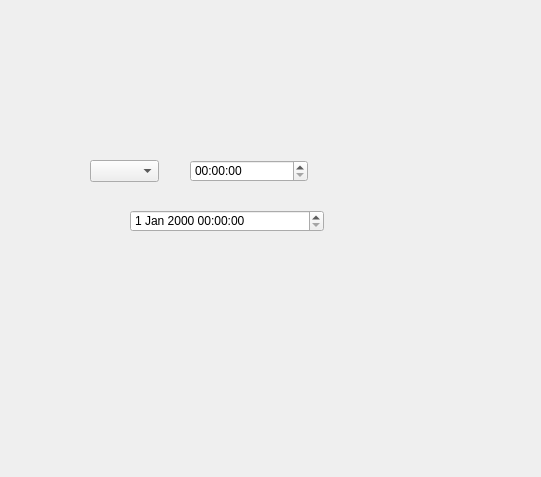
<?xml version="1.0" encoding="UTF-8"?>
<ui version="4.0">
 <class>Dialog</class>
 <widget class="QDialog" name="Dialog">
  <property name="geometry">
   <rect>
    <x>0</x>
    <y>0</y>
    <width>541</width>
    <height>477</height>
   </rect>
  </property>
  <property name="windowTitle">
   <string>Dialog</string>
  </property>
  <widget class="QComboBox" name="comboBox">
   <property name="geometry">
    <rect>
     <x>90</x>
     <y>160</y>
     <width>69</width>
     <height>22</height>
    </rect>
   </property>
  </widget>
  <widget class="QTimeEdit" name="timeEdit">
   <property name="geometry">
    <rect>
     <x>190</x>
     <y>160</y>
     <width>118</width>
     <height>22</height>
    </rect>
   </property>
  </widget>
  <widget class="QDateTimeEdit" name="dateTimeEdit">
   <property name="geometry">
    <rect>
     <x>130</x>
     <y>210</y>
     <width>194</width>
     <height>22</height>
    </rect>
   </property>
  </widget>
 </widget>
 <resources/>
 <connections/>
</ui>
